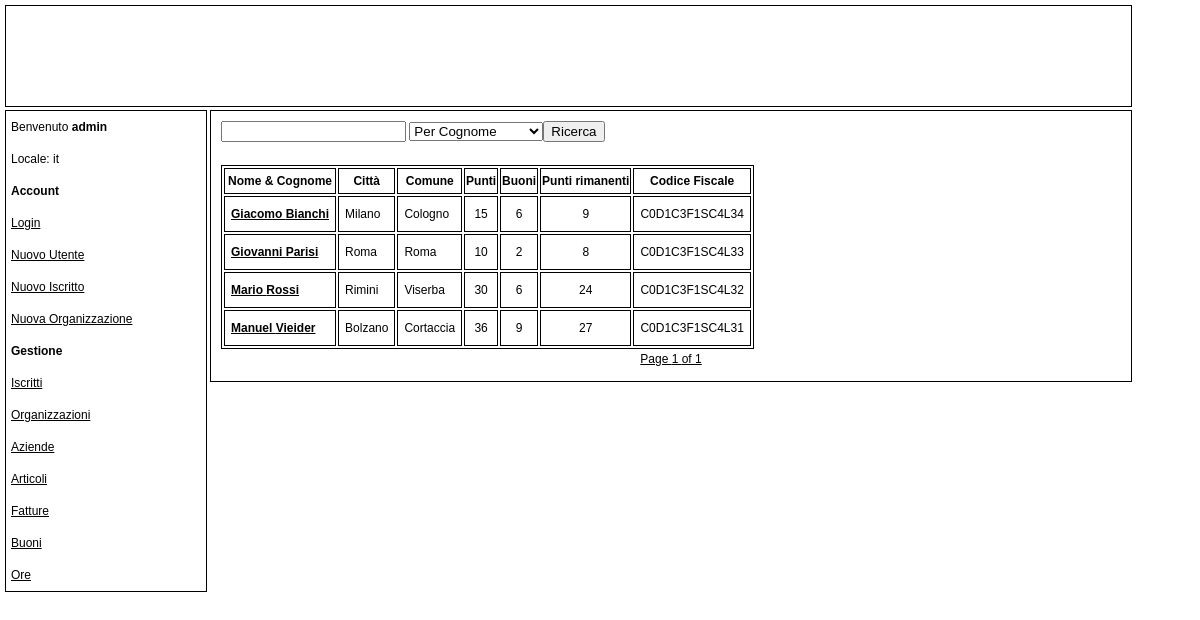
The app's page /list_boy.php (signed in) with its own data.
### tables this page shows
CREATE TABLE Boy (
	name	VARCHAR(255) NOT NULL,
	surname	VARCHAR(255) NOT NULL,
	address	VARCHAR(255) NOT NULL,
	CAP		VARCHAR(255) NOT NULL,
	city	VARCHAR(255) NOT NULL,
	commune VARCHAR(255) NOT NULL,
	city_of_birth VARCHAR(255) NOT NULL,
	phone	VARCHAR(255),
	mobile_phone VARCHAR(255),
	mail	VARCHAR(255),
	codice_fiscale VARCHAR(255) NOT NULL,
	CONSTRAINT boy_pk PRIMARY KEY (codice_fiscale)
);

### include/privilege_check.php (called while the page is built)
<?php
function check($privilege)
{
    if(isset($_SESSION))
    {
        if (isset($_SESSION['privilege']))
        {
            if ($_SESSION['privilege']==$privilege)
            {
                return true;
            }
        }
    }
    return false;
}
?>

### locale/it.php (called while the page is built, shortened)
<?php
$lang = array();
$lang['PRIVILEGE'] = 'Privilegi';
$lang['PAGE_TITLE'] = 'Index';
$lang['OBLIGATORY'] = 'I campi segnati con * sono obbligatori';
$lang['POINTS'] = 'Punti';
$lang['TOKENS'] = 'Buoni';
$lang['REMAINING_POINTS'] = 'Punti rimanenti';
$lang['COMPANY'] = 'Azienda';
$lang['ORGANIZATION'] = 'Organizzazione';
$lang['DELETE_SUCCESS'] = 'Eliminazione effettuata con successo';
$lang['DELETE'] = 'Elimina';
$lang[''] = '';
$lang[''] = '';
$lang[''] = '';
$lang[''] = '';
$lang['NO_LOGIN'] = 'Esegui il Login';
$lang['WELCOME'] = 'Benvenuto';
$lang['NEW_USER'] = 'Nuovo Utente';
$lang['NEW_BOY'] = 'Nuovo Iscritto';
$lang['NEW_ORGANIZATION'] = 'Nuova Organizzazione';
$lang['MANAGEMENT'] = 'Gestione';
$lang['LIST_BOY'] = 'Iscritti';
$lang['LIST_ORGANIZATION'] = 'Organizzazioni';
$lang['LIST_COMPANY'] = 'Aziende';
$lang['LIST_ITEM'] = 'Articoli';
$lang['LIST_INVOICE'] = 'Fatture';
$lang['LIST_TOKEN'] = 'Buoni';
$lang['LIST_VOLUNTEERING'] = 'Ore';
$lang['SEARCH'] = 'Ricerca';
$lang['ADMINISTRATOR'] = 'Amministratore';
$lang['MANAGER'] = 'Gestore';
$lang['USER_EXISTS'] = 'Esiste già un utente con questo nome';
$lang['INSERT_SUCCESS'] = 'Inserimento effettuato con successo';
$lang['NAME'] = 'Nome';
$lang['SURNAME'] = 'Cognome';
$lang['ADDRESS'] = 'Indirizzo';
$lang['CAP'] = 'CAP';
$lang['CITY'] = 'Città';
$lang['CITY_OF_BIRTH'] = 'Città di Nascita';
$lang['PHONE'] = 'Telefono';
$lang['MOBILE_PHONE'] = 'Cellulare';
$lang['MAIL'] = 'Mail';
$lang['CODICE_FISCALE'] = 'Codice Fiscale';
$lang['BOY_EXISTS'] = 'Esiste già un iscritto con questo codice fiscale';
$lang['COMMUNE'] = 'Comune';
$lang['REFERENCE'] = 'Persona di riferimento';
$lang['ORGANIZATION_EXISTS'] = 'Esiste già una organizzazione con questo nome, in questa città';
$lang['P_IVA'] = 'P.IVA o Cod. Fiscale';
$lang['COMPANY_EXISTS'] = 'Esiste già una azienda con questa Partita Iva';
$lang['SALES'] = 'Fatturato';
$lang['SEARCH'] = 'Ricerca';
$lang['SEARCH_CITY'] = 'Per Città';
$lang['SEARCH_COMMUNE'] = 'Per Comune';
$lang['SEARCH_SURNAME'] = 'Per Cognome';
$lang['SEARCH_CODICE_FISCALE'] = 'Per Codice Fiscale';
$lang['SEARCH_NAME'] = 'Per Nome';
$lang['SEARCH_COMPANY_NAME'] = 'Per Nome Azienda';
$lang['SEARCH_ORGANIZATION_NAME'] = 'Per Nome Organizzazione';
$lang['PRICE'] = 'Prezzo';
$lang['DATE'] = 'Data';
?>

### list_boy.php (the view, shortened to what this page needs)
<!DOCTYPE html>
<?php
include('include/navbar.php');
include('locale/it.php');
include('include/connect.php');
include('include/pager.php');
$results_per_page = 20;
if(isset($_GET['page']))
{
    $page = $_GET['page'];
    if(isset($_GET['search_value'])&&isset($_GET['search_type']))
    {
        $_POST['search_value']= $_GET['search_value'];
        $_POST['search_type']= $_GET['search_type'];
    }
}
else
    $page = 0;
$offset = $results_per_page*$page;
if(isset($_POST['search_value'])&&strlen($_POST['search_value'])>0)
{
    $search_value = $_POST['search_value'];
    switch($_POST['search_type'])
    {
        case 'surname':
            $query = "SELECT * FROM Boy WHERE surname LIKE '%$search_value%'";
            break;
        case 'city':
            $query = "SELECT * FROM Boy WHERE city LIKE '%$search_value%'";
            break;
        case 'commune':
            $query = "SELECT * FROM Boy WHERE commune LIKE '%$search_value%'";
            break;
        case 'codice_fiscale':
            $query = "SELECT * FROM Boy WHERE codice_fiscale LIKE '%$search_value%'";
            break;
    }
}
else
    $query = "SELECT * FROM Boy";
$limit = " ORDER BY surname, name LIMIT $results_per_page OFFSET $offset"
?>
<html>
    <head>
        <link rel="stylesheet" type="text/css" href="main.css" />
    </head>
    <body>
        <div id="ContentContainer">
            <div id="Header">
            </div>
            <div id="Navbar">
            </div>
            <div id="Content">
                 <?php
                include('include/privilege_check.php');
                if(check('admin')||check('manager'))
                {
                    echo '<form action="list_boy.php" name = "form" method = "post">';
                    echo ' <input type="text" name="search_value" /> <select name="search_type"> <option value="surname">'.$lang['SEARCH_SURNAME'].'</option>'.'<option value="city">'.$lang['SEARCH_CITY'].'</option>'.'<option value="commune">'.$lang['SEARCH_COMMUNE'].'</option>'.'<option value="codice_fiscale">'.$lang['SEARCH_CODICE_FISCALE'].'</option></select><input type="submit" name="submit"  value ="'.$lang['SEARCH'].'" /></form><br />';
                    echo "<table><th>".$lang['NAME']." & ".$lang['SURNAME']."</th><th>".$lang['CITY']."</th><th>".$lang['COMMUNE']."</th><th>".$lang['POINTS']."</th><th>".$lang['TOKENS']."</th><th>".$lang['REMAINING_POINTS']."</th><th>".$lang['CODICE_FISCALE']."</th>";
                    $results = mysql_query($query.$limit, $conn);
                    for ($i = 0; (($i < $results_per_page) && ($i < mysql_num_rows($results))); $i++) {
                        $name = mysql_result($results, $i, 'name');
                        $surname = mysql_result($results, $i, 'surname');
                        $commune = mysql_result($results, $i, 'commune');
                        $city = mysql_result($results, $i, 'city');
                        $codice_fiscale = mysql_result($results, $i, 'codice_fiscale');
                        $points = mysql_query("SELECT SUM(points) as totalPoints FROM Volunteering WHERE boy_id = '$codice_fiscale' GROUP BY boy_id", $conn);
                        if(mysql_num_rows($points)>0)
                        {
                            $points = mysql_result($points, 0, 'totalPoints');
                            $tokens = mysql_query("SELECT SUM(points) as totalPoints FROM Token WHERE boy_id = '$codice_fiscale' GROUP BY boy_id", $conn);
                            if(mysql_num_rows($tokens)>0)
                            {
                                $tokens = mysql_result($tokens, 0, 'totalPoints');
                            }
                            else
                            {
                                $tokens = 0;
                            }
                            $remaining_points = $points-$tokens;
                        }
                        else
                        {
                            $points = 0;
                            $tokens = 0;
                            $remaining_points = 0;
                        }
                        echo "<tr><td><a href=\"view_boy.php?codice_fiscale='$codice_fiscale'\"><strong><p>".$name." ".$surname."</p></strong></a></td><td><p>".$city."</p></td><td><p>".$commune."</p></td><td align=center><p>".$points."</p></td><td align=center><p>".$tokens."</p></td><td align=center><p>".$remaining_points."</p></td><td><p>".$codice_fiscale."</p></td></tr>";
                    }
                    echo "</table>";
                    $results_num = mysql_num_rows(mysql_query($query));
                    if(isset($_POST['search_value'])&&strlen($_POST['search_value'])>0)
                        pagination_search($results_per_page, $page, "list_boy.php?", $results_num, $_POST['search_value'], $_POST['search_type']);
                    else
                        pagination($results_per_page, $page, "list_boy.php?", $results_num);
                }
                else
                    echo $lang['NO_PRIVILEGE'];
                ?>
            </div>
        </div>
    </body>
</html>

### main.css (style rules this page uses)
body { margin: 0px; padding: 0px; font-family: verdana, arial, helvetica, sans-serif; font-size: 12px; line-height: 22px; color: #000000; background-color: #ffffff; }
table, th, td { border: 1px solid black; width: auto; }
p { margin: 0px; padding: 5px; }
a:link { color: black; }
#ContentContainer { position: absolute; margin: 0px; }
#Header { position: absolute; margin: 0px; padding: 0px; height:100px; width:1125px; left: 5px; top: 5px; background-color: white; border: thin; border-style:solid; border-bottom-color:black; }
#Navbar { position: absolute; left: 5px; top: 110px; right: 0px; margin: 0px; padding: 0px; width: 200px; background-color: white; border: thin; border-style:solid; border-bottom-color:black; }
#Content { margin: 0px 250px 0px 0px; padding: 10px; position: absolute; left: 210px; top: 110px; width: 900px; background-color: white; border: thin; border-style:solid; border-bottom-color:black; }

### records on screen
boy: name "Giacomo", surname "Bianchi", city "Milano", commune "Cologno", points "15", tokens "6", remaining_points "9", codice_fiscale "C0D1C3F1SC4L34"
boy: name "Giovanni", surname "Parisi", city "Roma", commune "Roma", points "10", tokens "2", remaining_points "8", codice_fiscale "C0D1C3F1SC4L33"
boy: name "Mario", surname "Rossi", city "Rimini", commune "Viserba", points "30", tokens "6", remaining_points "24", codice_fiscale "C0D1C3F1SC4L32"
boy: name "Manuel", surname "Vieider", city "Bolzano", commune "Cortaccia", points "36", tokens "9", remaining_points "27", codice_fiscale "C0D1C3F1SC4L31"

### other values on screen
$lang['WELCOME'] "Benvenuto"
$_SESSION['user'] "admin"
$_SESSION['locale'] "it"
$lang['NEW_USER'] "Nuovo Utente"
$lang['NEW_BOY'] "Nuovo Iscritto"
$lang['NEW_ORGANIZATION'] "Nuova Organizzazione"
$lang['MANAGEMENT'] "Gestione"
$lang['LIST_BOY'] "Iscritti"
$lang['LIST_ORGANIZATION'] "Organizzazioni"
$lang['LIST_COMPANY'] "Aziende"
$lang['LIST_ITEM'] "Articoli"
$lang['LIST_INVOICE'] "Fatture"
$lang['LIST_TOKEN'] "Buoni"
$lang['LIST_VOLUNTEERING'] "Ore"
$lang['NAME'] "Nome"
